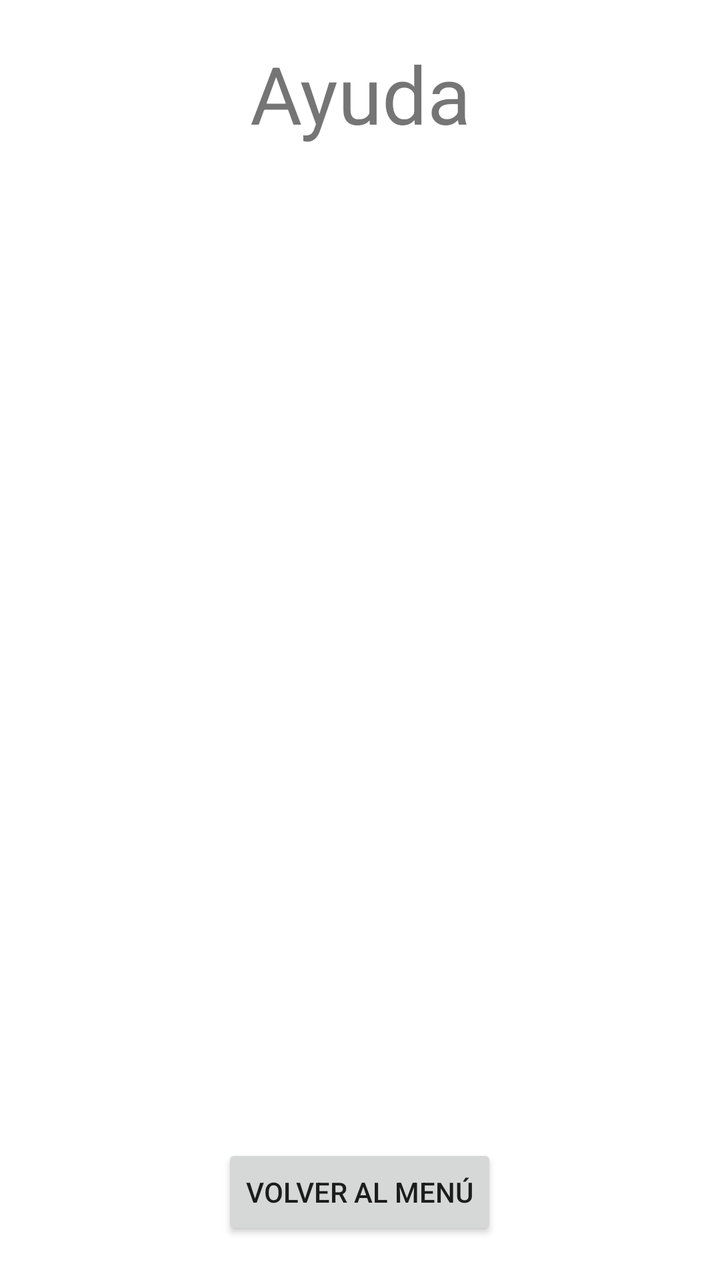
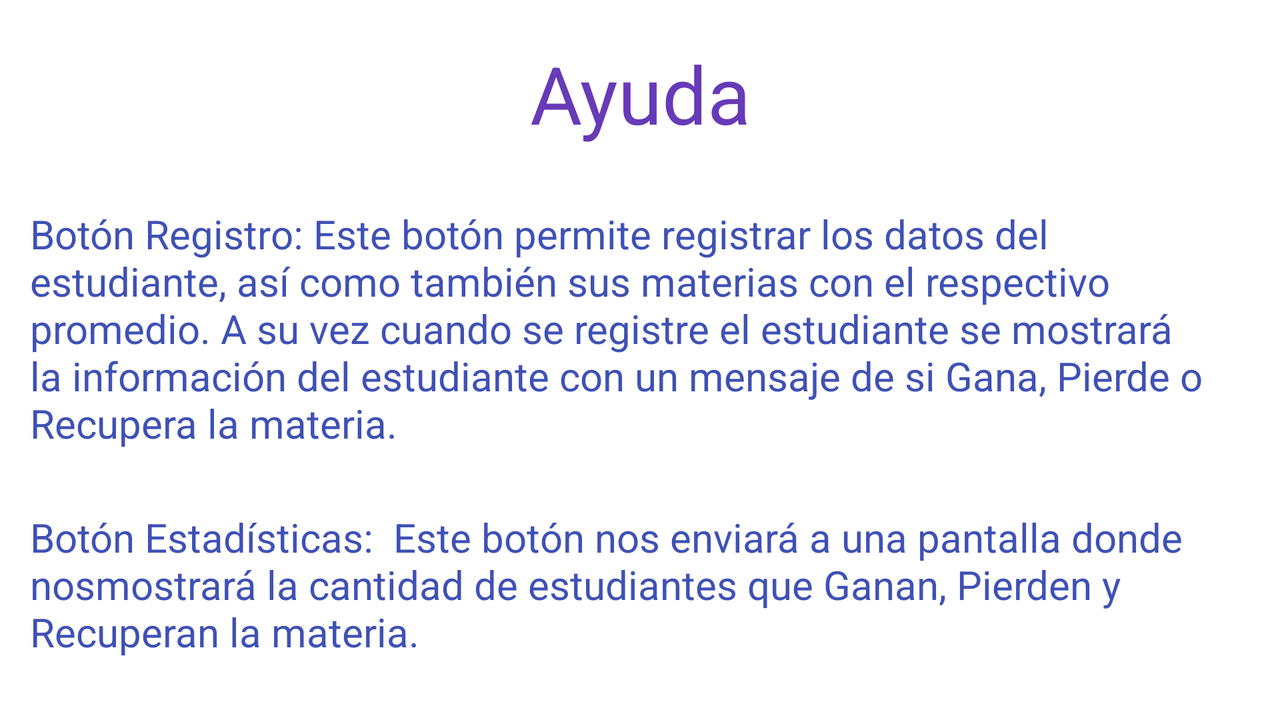

Compare how this app lays out the same screen by default and in its alternative resource folder. The renders come first, then the two layout files and the values they reference.
<!-- AndroidManifest.xml: application theme Theme.MisPequeñosSaltamontes -->
<!-- res/layout/activity_support.xml -->
<?xml version="1.0" encoding="utf-8"?>
<LinearLayout
    xmlns:android="http://schemas.android.com/apk/res/android"
    xmlns:tools="http://schemas.android.com/tools"
    android:layout_width="match_parent"
    android:layout_height="match_parent"
    tools:context=".activities.ActivitySupport"
    android:orientation="vertical">

    <LinearLayout
        android:layout_width="match_parent"
        android:layout_height="wrap_content"
        android:orientation="vertical" >

        <TextView
            android:id="@+id/txtAyuda"
            android:layout_width="match_parent"
            android:layout_height="wrap_content"
            android:text="Ayuda"
            android:layout_marginTop="20dp"
            android:textSize="40dp"
            android:textAlignment="center"/>

    </LinearLayout>



    <LinearLayout
        android:layout_width="match_parent"
        android:layout_height="match_parent"
        android:orientation="vertical"
        android:gravity="bottom"
        android:layout_marginBottom="20dp">

        <Button
            android:id="@+id/btnSalirAyuda"
            android:layout_width="wrap_content"
            android:layout_height="wrap_content"
            android:text="Volver al Menú"
            android:layout_gravity="center"/>

    </LinearLayout>

</LinearLayout>
<!-- resources referenced by this layout -->
<resources>
  <style name="Theme.MisPequeñosSaltamontes" parent="Theme.MaterialComponents.DayNight.DarkActionBar">
          
          <item name="colorPrimary">@color/purple_500</item>
          <item name="colorPrimaryVariant">@color/purple_700</item>
          <item name="colorOnPrimary">@color/white</item>
          
          <item name="colorSecondary">@color/teal_200</item>
          <item name="colorSecondaryVariant">@color/teal_700</item>
          <item name="colorOnSecondary">@color/black</item>
          
          <item name="android:statusBarColor" tools:targetApi="l">?attr/colorPrimaryVariant</item>
          
      </style>
</resources>
<!-- res/layout-land/activity_support.xml (the author's variant of the layout above) -->
<!-- drawn on the phone turned sideways -->
<?xml version="1.0" encoding="utf-8"?>
<LinearLayout
    xmlns:android="http://schemas.android.com/apk/res/android"
    xmlns:tools="http://schemas.android.com/tools"
    android:layout_width="match_parent"
    android:layout_height="match_parent"
    tools:context=".activities.ActivitySupport"
    android:orientation="vertical">

    <LinearLayout
        android:layout_width="match_parent"
        android:layout_height="wrap_content"
        android:orientation="vertical" >

        <TextView
            android:id="@+id/txtAyuda"
            android:layout_width="match_parent"
            android:layout_height="wrap_content"
            android:layout_marginTop="20dp"
            android:text="Ayuda"
            android:textAlignment="center"
            android:textColor="#673AB7"
            android:textSize="40dp" />

        <TextView
            android:layout_width="match_parent"
            android:layout_height="wrap_content"
            android:layout_marginLeft="15dp"
            android:layout_marginTop="30dp"
            android:layout_marginRight="15dp"
            android:gravity="center_vertical"
            android:text="Botón Registro: Este botón permite registrar los datos del estudiante, así como también sus materias con el respectivo promedio. A su vez cuando se registre el estudiante se mostrará la información del estudiante con un mensaje de si Gana, Pierde o Recupera la materia."
            android:textColor="#3F51B5"
            android:textSize="20dp" />

        <TextView
            android:layout_width="match_parent"
            android:layout_height="wrap_content"
            android:layout_marginLeft="15dp"
            android:layout_marginTop="30dp"
            android:layout_marginRight="15dp"
            android:textColor="#3F51B5"
            android:text="Botón Estadísticas:  Este botón nos enviará a una pantalla donde nosmostrará la cantidad de estudiantes que Ganan, Pierden y Recuperan la materia."
            android:textSize="20dp" />

        <TextView
            android:layout_width="match_parent"
            android:layout_height="wrap_content"
            android:layout_marginLeft="15dp"
            android:layout_marginTop="30dp"
            android:layout_marginRight="15dp"
            android:textColor="#3F51B5"
            android:text="Botón Ayuda: Este botón nos enviará a esta pantalla la cual nos presentará la información acerca de las funcionalidades de cada botón."
            android:textSize="20dp" />

    </LinearLayout>

    <LinearLayout
        android:layout_width="match_parent"
        android:layout_height="match_parent"
        android:orientation="vertical"
        android:gravity="center"
        android:layout_marginBottom="20dp">

        <Button
            android:id="@+id/btnSalirAyuda"
            android:layout_width="wrap_content"
            android:layout_height="wrap_content"
            android:text="Volver al Menú"
            android:layout_gravity="center"/>

    </LinearLayout>

</LinearLayout>
